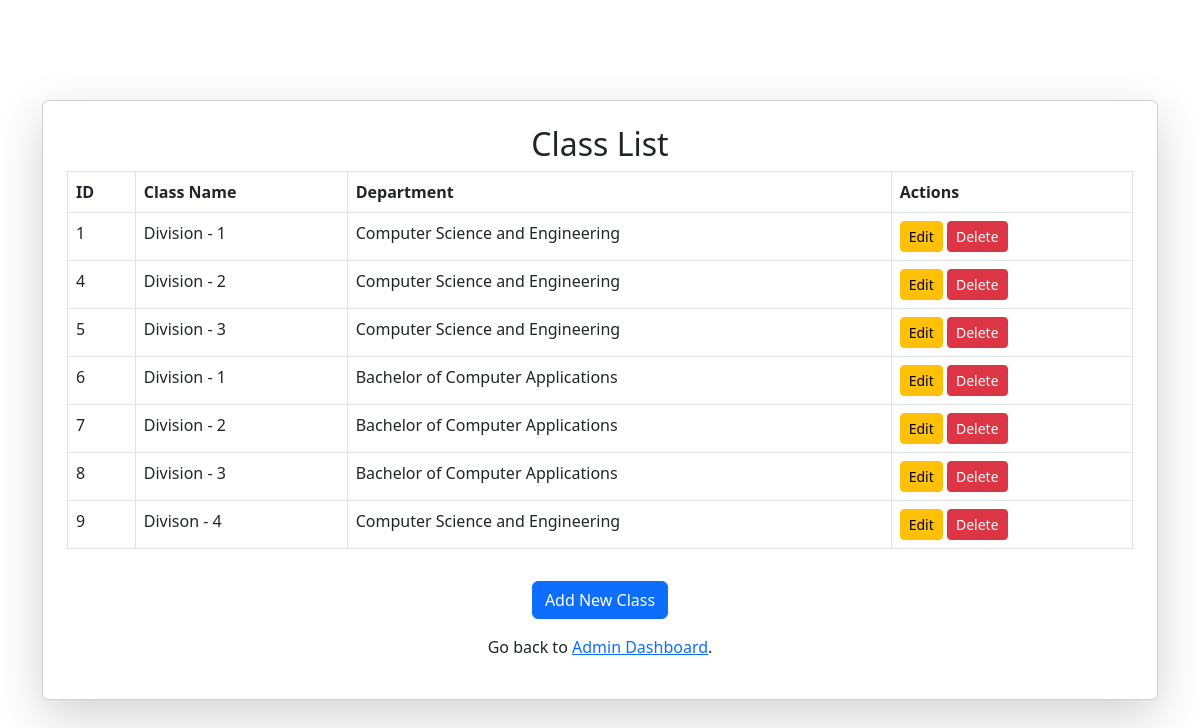
The app's page /manage_classes (signed in) with its own data.
### tables this page shows
CREATE TABLE Class (
                    id INTEGER PRIMARY KEY AUTOINCREMENT,
                    name TEXT NOT NULL,
                    department_id INTEGER,
                    FOREIGN KEY (department_id) REFERENCES Department(id)
                   );

CREATE TABLE Department (
                    id INTEGER PRIMARY KEY AUTOINCREMENT,
                    name TEXT NOT NULL,
                    school_id INTEGER,
                    FOREIGN KEY (school_id) REFERENCES School(id)
                   );

### app.py (the view)
@app.route('/manage_classes')
@admin_required
def manage_classes():
    conn = sqlite3.connect(DB_PATH)
    cursor = conn.cursor()
    cursor.execute('''
        SELECT Class.id , Class.name , Department.name from Class JOIN Department ON Class.department_id = Department.id
''')
    classes = cursor.fetchall()
    conn.close()
    return render_template('manage_classes.html',classes = classes)

### app.py (called while the page is built)
@login_manager.user_loader
def load_user(user_id):
    conn = sqlite3.connect(DB_PATH)
    cursor = conn.cursor()
    cursor.execute("SELECT id, email, role FROM users WHERE id = ?", (user_id,))
    user = cursor.fetchone()
    conn.close()
    if user:
        return User(id=user[0], email=user[1], role=user[2])
    return None

def admin_required(f):
    @wraps(f)
    def decorated_function(*args, **kwargs):
        if 'user_id' not in session or session.get('role') != 'admin':
            return "Access Denied: Admins Only", 403
        return f(*args, **kwargs)
    return decorated_function

### templates/manage_classes.html (shortened to what this page needs)
<!DOCTYPE html>
<html lang="en">
<head>
    <link rel="stylesheet" href="https://cdn.jsdelivr.net/npm/bootstrap@5.3.0/dist/css/bootstrap.min.css">
</head>
<body class="d-flex justify-content-center align-items-center vh-100">
    <div class="container">
        <div class="card p-4 shadow-lg">
            <h2 class="text-center">Class List</h2>
            <table class="table table-bordered">
                <thead>
                    <tr>
                        <th>ID</th>
                        <th>Class Name</th>
                        <th>Department</th>
                        <th>Actions</th>
                    </tr>
                </thead>
                <tbody>
                    {% for class_ in classes %}
                    <tr>
                        <td>{{ class_[0] }}</td>
                        <td>{{ class_[1] }}</td>
                        <td>{{ class_[2] }}</td>
                        <td>
                            <a href="{{ url_for('edit_class', class_id=class_[0]) }}" class="btn btn-warning btn-sm">Edit</a>
                            <a href="{{ url_for('delete_class', class_id=class_[0]) }}" class="btn btn-danger btn-sm" onclick="return confirm('Are you sure?')">Delete</a>
                        </td>
                    </tr>
                    {% endfor %}
                </tbody>
            </table>
            <div class="text-center mt-3">
                <a href="{{ url_for('add_class') }}" class="btn btn-primary">Add New Class</a>
            </div>
            <p class="text-center mt-3">Go back to <a href="{{ url_for('admin_dashboard') }}">Admin Dashboard</a>.</p>
        </div>
    </div>
</body>
</html>

### records on screen
Class: id "1", name "Division - 1", name "Computer Science and Engineering"
Class: id "4", name "Division - 2", name "Computer Science and Engineering"
Class: id "5", name "Division - 3", name "Computer Science and Engineering"
Class: id "6", name "Division - 1", name "Bachelor of Computer Applications"
Class: id "7", name "Division - 2", name "Bachelor of Computer Applications"
Class: id "8", name "Division - 3", name "Bachelor of Computer Applications"
Class: id "9", name "Divison - 4", name "Computer Science and Engineering"
